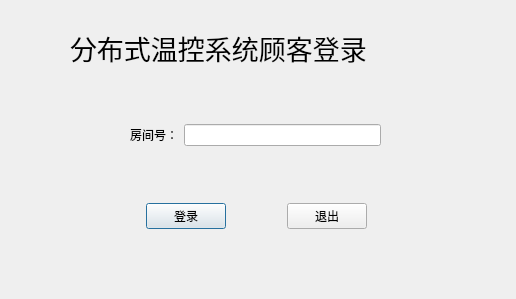
<?xml version="1.0" encoding="UTF-8"?>
<ui version="4.0">
 <class>Dialog</class>
 <widget class="QDialog" name="Dialog">
  <property name="geometry">
   <rect>
    <x>0</x>
    <y>0</y>
    <width>516</width>
    <height>299</height>
   </rect>
  </property>
  <property name="windowTitle">
   <string>Dialog</string>
  </property>
  <widget class="QWidget" name="layoutWidget_3">
   <property name="geometry">
    <rect>
     <x>90</x>
     <y>170</y>
     <width>333</width>
     <height>93</height>
    </rect>
   </property>
   <layout class="QVBoxLayout" name="verticalLayout_2">
    <item>
     <layout class="QHBoxLayout" name="horizontalLayout">
      <item>
       <spacer name="horizontalSpacer_2">
        <property name="orientation">
         <enum>Qt::Horizontal</enum>
        </property>
        <property name="sizeHint" stdset="0">
         <size>
          <width>40</width>
          <height>20</height>
         </size>
        </property>
       </spacer>
      </item>
      <item>
       <widget class="QPushButton" name="loginbtn">
        <property name="styleSheet">
         <string notr="true">font: 75 10pt &quot;Segoe Print&quot;;</string>
        </property>
        <property name="text">
         <string>登录</string>
        </property>
       </widget>
      </item>
      <item>
       <spacer name="horizontalSpacer">
        <property name="orientation">
         <enum>Qt::Horizontal</enum>
        </property>
        <property name="sizeHint" stdset="0">
         <size>
          <width>40</width>
          <height>20</height>
         </size>
        </property>
       </spacer>
      </item>
      <item>
       <widget class="QPushButton" name="exitbtn">
        <property name="styleSheet">
         <string notr="true">font: 75 10pt &quot;Segoe Print&quot;;注册
</string>
        </property>
        <property name="text">
         <string>退出</string>
        </property>
       </widget>
      </item>
      <item>
       <spacer name="horizontalSpacer_4">
        <property name="orientation">
         <enum>Qt::Horizontal</enum>
        </property>
        <property name="sizeHint" stdset="0">
         <size>
          <width>40</width>
          <height>20</height>
         </size>
        </property>
       </spacer>
      </item>
     </layout>
    </item>
   </layout>
  </widget>
  <widget class="QWidget" name="layoutWidget">
   <property name="geometry">
    <rect>
     <x>130</x>
     <y>100</y>
     <width>251</width>
     <height>71</height>
    </rect>
   </property>
   <layout class="QVBoxLayout" name="verticalLayout">
    <item>
     <layout class="QHBoxLayout" name="horizontalLayout_4">
      <item>
       <widget class="QLabel" name="userlabel">
        <property name="styleSheet">
         <string notr="true">font: 75 10pt &quot;Segoe Print&quot;;用户名</string>
        </property>
        <property name="text">
         <string>房间号：</string>
        </property>
       </widget>
      </item>
      <item>
       <widget class="QLineEdit" name="userline">
        <property name="sizePolicy">
         <sizepolicy hsizetype="Expanding" vsizetype="Fixed">
          <horstretch>0</horstretch>
          <verstretch>0</verstretch>
         </sizepolicy>
        </property>
       </widget>
      </item>
     </layout>
    </item>
   </layout>
  </widget>
  <widget class="QLabel" name="titlelabel">
   <property name="geometry">
    <rect>
     <x>70</x>
     <y>30</y>
     <width>371</width>
     <height>35</height>
    </rect>
   </property>
   <property name="font">
    <font>
     <family>Levenim MT</family>
     <pointsize>20</pointsize>
     <weight>8</weight>
     <italic>false</italic>
     <bold>false</bold>
    </font>
   </property>
   <property name="styleSheet">
    <string notr="true">font: 65 20pt &quot;Levenim MT&quot;;</string>
   </property>
   <property name="text">
    <string>分布式温控系统顾客登录</string>
   </property>
  </widget>
 </widget>
 <resources/>
 <connections>
  <connection>
   <sender>loginbtn</sender>
   <signal>clicked()</signal>
   <receiver>Dialog</receiver>
   <slot>loginbtnSlot()</slot>
   <hints>
    <hint type="sourcelabel">
     <x>158</x>
     <y>206</y>
    </hint>
    <hint type="destinationlabel">
     <x>100</x>
     <y>213</y>
    </hint>
   </hints>
  </connection>
  <connection>
   <sender>exitbtn</sender>
   <signal>clicked()</signal>
   <receiver>Dialog</receiver>
   <slot>exitbtnSlot()</slot>
   <hints>
    <hint type="sourcelabel">
     <x>337</x>
     <y>217</y>
    </hint>
    <hint type="destinationlabel">
     <x>400</x>
     <y>211</y>
    </hint>
   </hints>
  </connection>
 </connections>
 <slots>
  <slot>loginbtnSlot()</slot>
  <slot>exitbtnSlot()</slot>
 </slots>
</ui>
